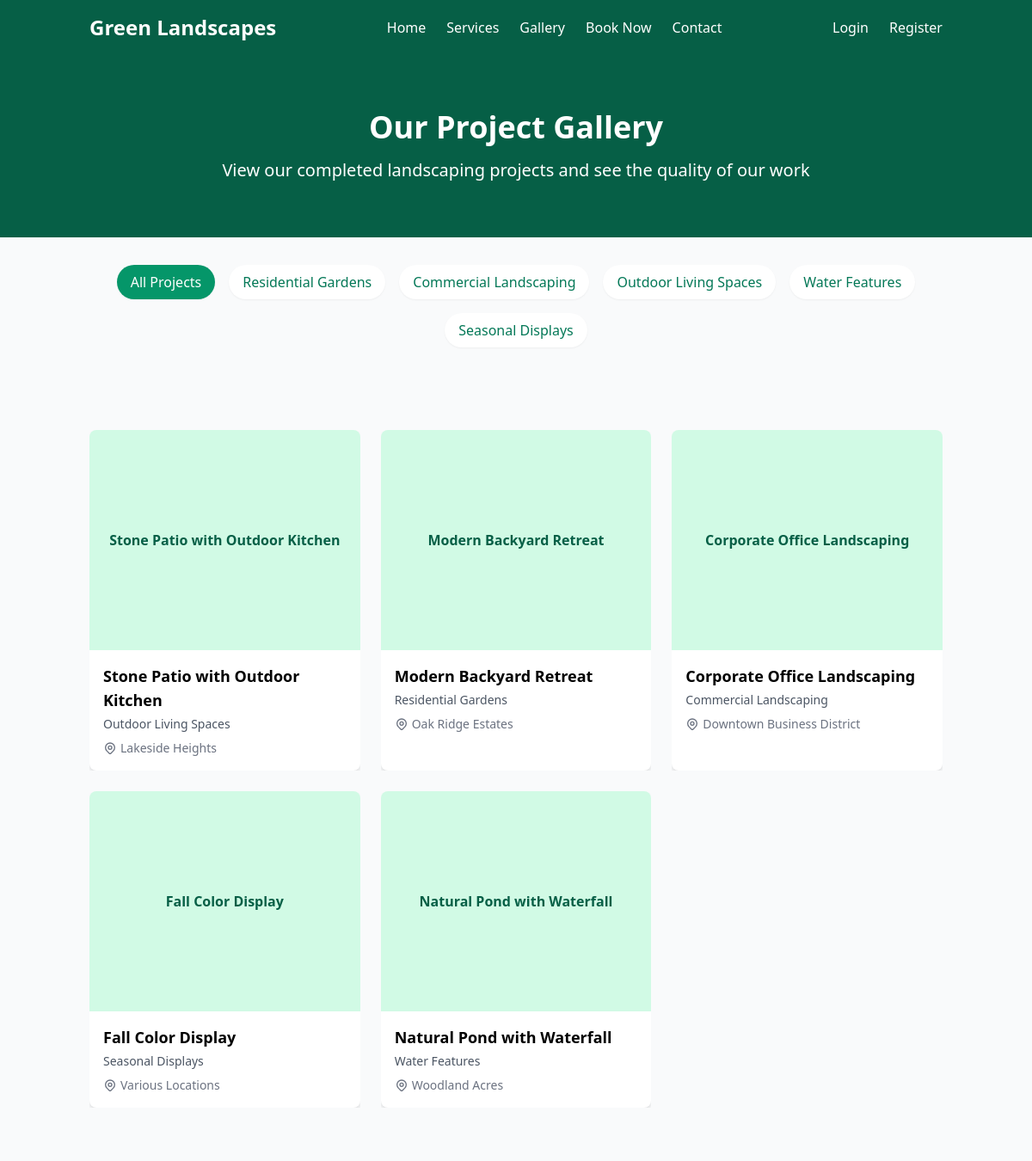
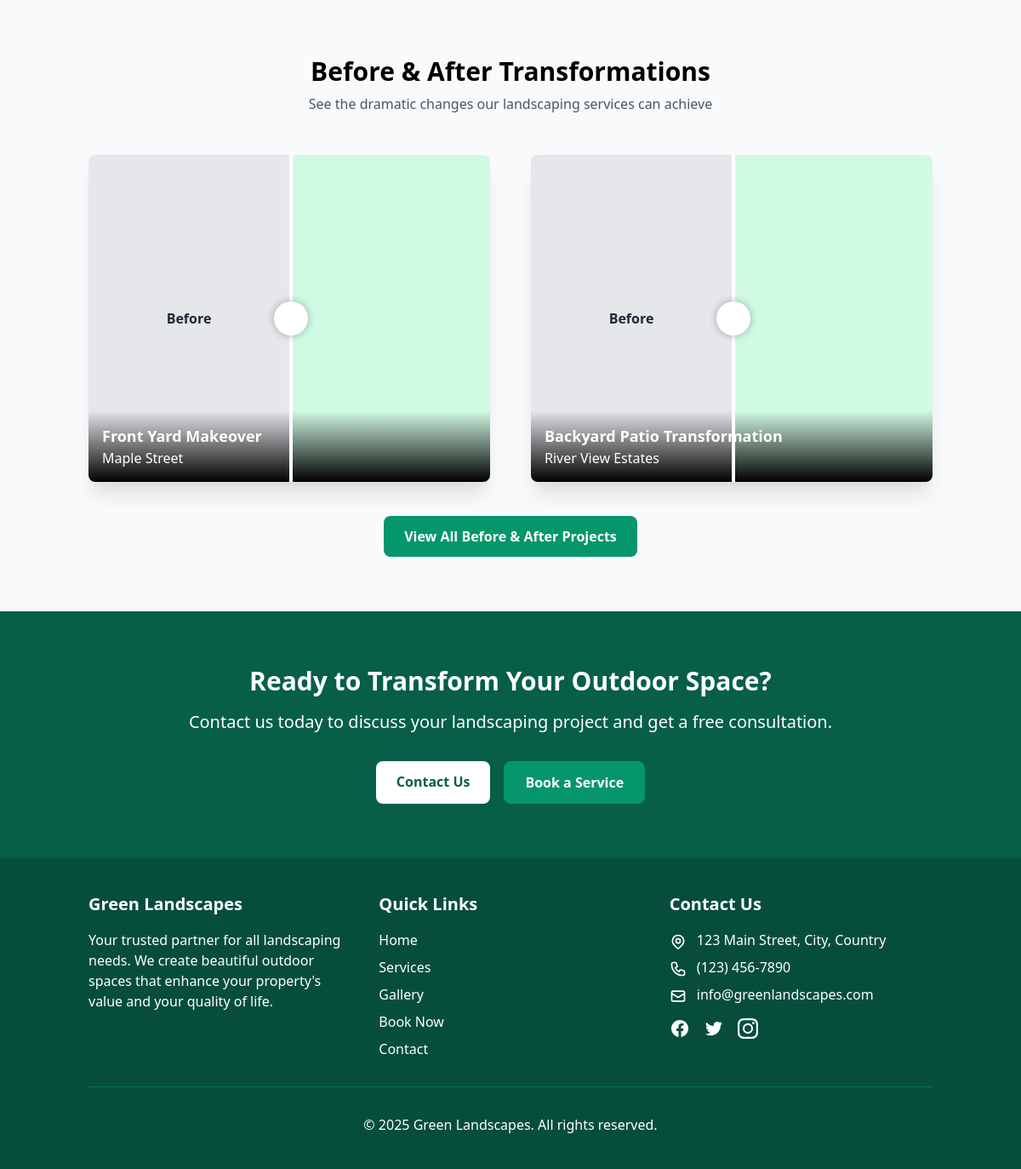
Page /gallery/ on the committed database (2 pictures, top to bottom).
### gallery/models.py (models this page shows, shortened)
class GalleryCategory(models.Model):
    name = models.CharField(max_length=100)
    description = models.TextField(blank=True)
    slug = models.SlugField(max_length=120, unique=True, blank=True)
    class Meta:
        verbose_name_plural = "Gallery Categories"

class Portfolio(models.Model):
    title = models.CharField(max_length=200)
    description = models.TextField()
    category = models.ForeignKey(GalleryCategory, on_delete=models.CASCADE, related_name='portfolio_items')
    image = models.ImageField(upload_to='portfolio/', null=True, blank=True)
    location = models.CharField(max_length=255, blank=True)
    completion_date = models.DateField(blank=True, null=True)
    is_featured = models.BooleanField(default=False)
    created_at = models.DateTimeField(auto_now_add=True)
    class Meta:
        ordering = ['-completion_date', '-created_at']

class BeforeAfterImage(models.Model):
    title = models.CharField(max_length=200)
    description = models.TextField()
    category = models.ForeignKey(GalleryCategory, on_delete=models.CASCADE, related_name='before_after_images')
    before_image = models.ImageField(upload_to='before_after/before/', null=True, blank=True)
    after_image = models.ImageField(upload_to='before_after/after/', null=True, blank=True)
    location = models.CharField(max_length=255, blank=True)
    completion_date = models.DateField(blank=True, null=True)
    is_featured = models.BooleanField(default=False)
    created_at = models.DateTimeField(auto_now_add=True)
    class Meta:
        ordering = ['-completion_date', '-created_at']
        verbose_name_plural = "Before/After Images"

### gallery/views.py (the view)
# urls.py: path('', views.GalleryView.as_view(), name='gallery'),
class GalleryView(ListView):
    model = Portfolio
    template_name = 'gallery/gallery.html'
    context_object_name = 'projects'
    def get_context_data(self, **kwargs):
        context = super().get_context_data(**kwargs)
        context['categories'] = GalleryCategory.objects.all()
        context['before_after_images'] = BeforeAfterImage.objects.filter(is_featured=True)[:4]
        return context

### templates/gallery/gallery.html (shortened to what this page needs)
{% extends 'base.html' %}
{% load static %}
{% block content %}
<section class="bg-green-800 text-white py-16">
    <div class="container mx-auto px-4 text-center">
        <h1 class="text-4xl font-bold mb-4">Our Project Gallery</h1>
        <p class="text-xl max-w-3xl mx-auto">View our completed landscaping projects and see the quality of our work</p>
    </div>
</section>
{% if categories %}
<section class="py-8 bg-gray-50">
    <div class="container mx-auto px-4">
        <div class="flex flex-wrap justify-center gap-4 gallery-filters">
            <button data-filter="all" class="gallery-filter-btn active bg-green-600 text-white px-4 py-2 rounded-full shadow-sm hover:shadow-md transition duration-300">
                All Projects
            </button>
            {% for category in categories %}
            <button data-filter="{{ category.slug }}" class="gallery-filter-btn bg-white text-green-700 px-4 py-2 rounded-full shadow-sm hover:shadow-md transition duration-300">
                {{ category.name }}
            </button>
            {% endfor %}
        </div>
    </div>
</section>
{% endif %}
<section class="py-16">
    <div class="container mx-auto px-4">
        {% if projects %}
            <div class="grid grid-cols-1 md:grid-cols-2 lg:grid-cols-3 gap-6">
                {% for project in projects %}
                <div class="gallery-item" data-category="{{ project.category.slug }}">
                    <div class="bg-white rounded-lg shadow-md overflow-hidden h-full">
                        <div class="relative overflow-hidden">
                            {% if project.image %}
                                <img src="{{ project.image.url }}" alt="{{ project.title }}" class="w-full h-64 object-cover gallery-image">
                            {% else %}
                                <div class="w-full h-64 bg-green-100 flex items-center justify-center">
                                    <span class="text-green-800 font-semibold">{{ project.title }}</span>
                                </div>
                            {% endif %}
                            <div class="absolute inset-0 bg-black bg-opacity-0 hover:bg-opacity-40 flex items-center justify-center transition-all duration-300">
                            </div>
                        </div>
                        <div class="p-4">
                            <h3 class="font-bold text-lg mb-1">{{ project.title }}</h3>
                            <p class="text-gray-600 text-sm mb-2">{{ project.category.name }}</p>
                            {% if project.location %}
                            <p class="text-gray-500 text-sm flex items-center">
                                {{ project.location }}
                            </p>
                            {% endif %}
                        </div>
                    </div>
                </div>
                {% endfor %}
            </div>
        {% else %}
            <div class="text-center py-12">
                <p class="text-gray-600">No projects available at the moment. Please check back later for updates to our gallery.</p>
            </div>
        {% endif %}
    </div>
</section>
{% if before_after_images %}
<section class="py-16 bg-gray-50">
    <div class="container mx-auto px-4">
        <div class="text-center mb-12">
            <h2 class="text-3xl font-bold mb-2">Before & After Transformations</h2>
            <p class="text-gray-600">See the dramatic changes our landscaping services can achieve</p>
        </div>
        <div class="grid grid-cols-1 md:grid-cols-2 gap-12">
            {% for item in before_after_images %}
            <div class="before-after-slider h-96 relative rounded-lg overflow-hidden shadow-xl">
                {% if item.after_image %}
                    <img src="{{ item.after_image.url }}" alt="After: {{ item.title }}" class="w-full h-full object-cover slider-after absolute inset-0">
                {% else %}
                    <div class="w-full h-full bg-green-100 flex items-center justify-center slider-after absolute inset-0">
                        <span class="text-green-800 font-semibold">After</span>
                    </div>
                {% endif %}
                <div class="slider-before" style="width: 50%;">
                    {% if item.before_image %}
                        <img src="{{ item.before_image.url }}" alt="Before: {{ item.title }}" class="w-full h-full object-cover">
                    {% else %}
                        <div class="w-full h-full bg-gray-200 flex items-center justify-center">
                            <span class="text-gray-800 font-semibold">Before</span>
                        </div>
                    {% endif %}
                </div>
                <div class="slider-handle"></div>
                <div class="absolute bottom-0 left-0 right-0 p-4 bg-gradient-to-t from-black to-transparent text-white">
                    <h3 class="font-bold text-lg">{{ item.title }}</h3>
                    <p>{{ item.location }}</p>
                </div>
            </div>
            {% endfor %}
        </div>
        <div class="text-center mt-10">
            <a href="{% url 'gallery:before_after' %}" class="inline-block bg-green-600 hover:bg-green-700 text-white font-bold py-3 px-6 rounded-lg transition duration-300">
                View All Before & After Projects
            </a>
        </div>
    </div>
</section>
{% endif %}
<section class="py-16 bg-green-800 text-white">
    <div class="container mx-auto px-4 text-center">
        <h2 class="text-3xl font-bold mb-4">Ready to Transform Your Outdoor Space?</h2>
        <p class="text-xl mb-8 max-w-3xl mx-auto">Contact us today to discuss your landscaping project and get a free consultation.</p>
        <div class="flex flex-wrap justify-center gap-4">
            <a href="{% url 'core:contact' %}" class="bg-white hover:bg-gray-100 text-green-800 font-bold py-3 px-6 rounded-lg transition duration-300">
                Contact Us
            </a>
            <a href="{% url 'bookings:bookings' %}" class="bg-green-600 hover:bg-green-700 text-white font-bold py-3 px-6 rounded-lg border border-green-600 transition duration-300">
                Book a Service
            </a>
        </div>
    </div>
</section>
{% endblock %}

### static/css/styles.css (style rules this page uses)
.gallery-item { overflow: hidden; }
.before-after-slider { position: relative; overflow: hidden; }
.slider-before, .slider-after { width: 100%; height: 100%; }
.slider-before { position: absolute; top: 0; left: 0; width: 50%; overflow: hidden; }
.slider-handle { position: absolute; top: 0; bottom: 0; left: 50%; width: 4px; background: #fff; cursor: ew-resize; z-index: 10; }
.slider-handle::after { content: ''; position: absolute; top: 50%; left: 50%; transform: translate(-50%, -50%); width: 40px; height: 40px; background: #fff; border-radius: 50%; box-shadow: 0 0 10px rgba(0, 0, 0, 0.3); }

### rows in the picture
GalleryCategory: name "Residential Gardens"
GalleryCategory: name "Commercial Landscaping"
GalleryCategory: name "Outdoor Living Spaces"
GalleryCategory: name "Water Features"
GalleryCategory: name "Seasonal Displays"
Portfolio: title "Stone Patio with Outdoor Kitchen", category.name "Outdoor Living Spaces", location "Lakeside Heights"
Portfolio: title "Modern Backyard Retreat", category.name "Residential Gardens", location "Oak Ridge Estates"
Portfolio: title "Corporate Office Landscaping", category.name "Commercial Landscaping", location "Downtown Business District"
Portfolio: title "Fall Color Display", category.name "Seasonal Displays", location "Various Locations"
Portfolio: title "Natural Pond with Waterfall", category.name "Water Features", location "Woodland Acres"
BeforeAfterImage: before_image "Before", title "Front Yard Makeover", location "Maple Street"
BeforeAfterImage: before_image "Before", title "Backyard Patio Transformation", location "River View Estates"
